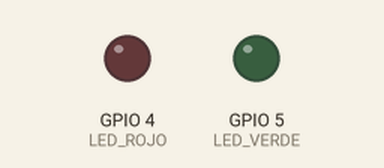
The sketch below on a simulated ESP32. On the bench: output pins drawn as LEDs (lit = HIGH). WiFi joins after 1.5 s; servers stay silent unless stated; the local clock reads 2024-03-15 10:24:30 at power-on unless the sketch sets it; the Firebase database answers and starts empty; what the sketch prints to the serial monitor is not drawn.

Above: at 0.0 s.
At 0.8 s:
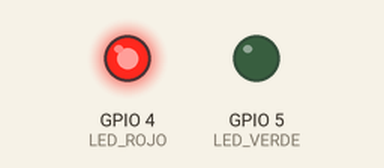
At 1.8 s:
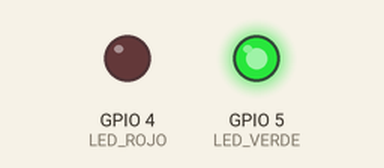
Timing chart, 0 to 3.3 s (numbered marks = the images above):
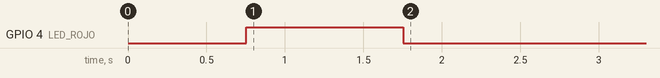

The sketch:

ESP32_CNC.ino
```cpp
#include <WiFi.h>
#include "FirebaseESP32.h"

#define LED_ROJO 4
#define LED_VERDE 5

#define FIREBASE_HOST "cnc-mobile.firebaseio.com"
#define FIREBASE_AUTH "kREHenkjKnlobINiljU7K6IGY0NMCKepZfiUro42"

FirebaseData firebaseData;

const char *ssid =  "Departamento4B";     // change according to your Network - cannot be longer than 32 characters!
const char *pass =  "MTPS7899A"; // change according to your Network

String id = "1";
String nameDevice = "CNC-1155848";
String cnc_id = "1";
String dateTime="";
String uid= "";

String comando = "";
String tiempo ="";
String res = "";
int i=0;

void printResult(FirebaseData &data);

void setup() {

  pinMode(LED_ROJO, OUTPUT);
  pinMode(LED_VERDE, OUTPUT);

  Serial.begin(115200);
  delay(250);

  WiFi.begin(ssid, pass);

  int retries = 0;
  while ((WiFi.status() != WL_CONNECTED) && (retries < 10)) {
    retries++;
    delay(500);
    Serial.print(".");
    digitalWrite(LED_ROJO, HIGH);
    digitalWrite(LED_VERDE, LOW);
  }
  Serial.println(WiFi.localIP());

  Firebase.begin(FIREBASE_HOST, FIREBASE_AUTH);
  Firebase.reconnectWiFi(true);

  while(!time(nullptr)){
     delay(1000);
  }

  digitalWrite(LED_ROJO, LOW);
  digitalWrite(LED_VERDE, HIGH);
}

void loop(){
  /*
  if(Serial.available()>0)    //Checks is there any data in buffer
  {
    //Serial.print(char(Serial.read()));  //Read serial data byte and send back to serial monitor
      if(char(Serial.read())=="o"){
      addDataOK(tiempo);
    }
  }
  */

  String readString="";
  delay(10);
  while (Serial.available()) {
    delay(10);
    if (Serial.available() >0) {
      char c = Serial.read();
      readString += c;
    }
  }
  if (readString.length() >2) {
    addDataOK(tiempo);
  }


  if(WiFi.status() != WL_CONNECTED) {
      digitalWrite(LED_ROJO, HIGH);
      digitalWrite(LED_VERDE, LOW);

  } else{
      digitalWrite(LED_ROJO, LOW);
      digitalWrite(LED_VERDE, HIGH);
      delay(200);

      String mostrar= "/commands/";
      mostrar += cnc_id+"/1";
      mostrar += "/command";
      String comandoNuevo = firebaseGetCommand(mostrar);
      if(comandoNuevo != "" && comandoNuevo !=comando){
        String tiempoData = getValue(comandoNuevo,'|',0);
        String comandoData = getValue(comandoNuevo,'|',1);
        comando = comandoNuevo;
        tiempo = tiempoData;
        Serial.println(comandoData);
      }
  }
}

String firebaseGetCommand(String s){
  String x ="";
  if (Firebase.getString(firebaseData, s)) {
    x = firebaseData.stringData();
  }
  yield();
  delay(100);
  return x;
  delay(100);

}
void addDataOK(String respuesta){
  FirebaseJson json;
  json.set("respuesta", respuesta);
  Firebase.pushJSON(firebaseData, "/respuestas/append/"+cnc_id, json);
  Firebase.setString(firebaseData, "/devices/"+cnc_id+"/lastTime", respuesta);
}
String getValue(String data, char separator, int index)
{
  int found = 0;
  int strIndex[] = {0, -1};
  int maxIndex = data.length()-1;

  for(int i=0; i<=maxIndex && found<=index; i++){
    if(data.charAt(i)==separator || i==maxIndex){
        found++;
        strIndex[0] = strIndex[1]+1;
        strIndex[1] = (i == maxIndex) ? i+1 : i;
    }
  }
  return found>index ? data.substring(strIndex[0], strIndex[1]) : "";
}
```
